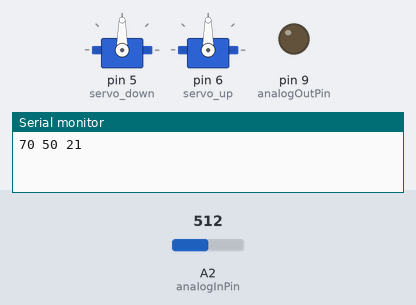
A sketch run on a simulated Arduino Uno, built with avr-gcc and run on an emulated ATmega328P. On the bench: 2 × servo, output pins drawn as LEDs (lit = HIGH), the last lines printed to the serial monitor. The test bench sets the inputs (shaded band); at power-on: A2 (analogInPin) = 512.

Above: at 0.1 s.
At 7.1 s:
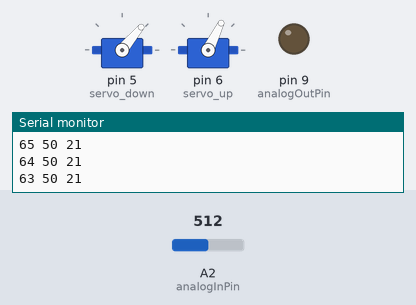
At 19.1 s:
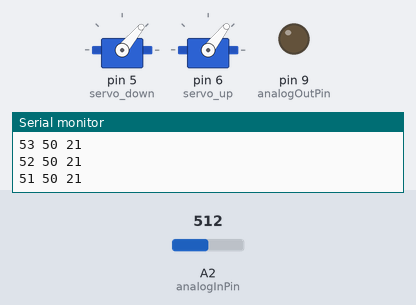
At 38.1 s:
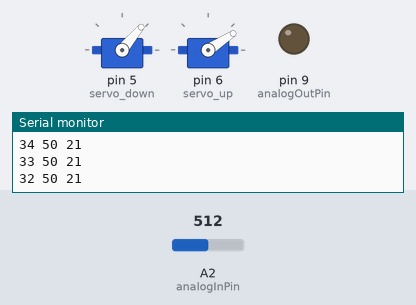
Timing chart, 0 to 40.0 s (numbered marks = the images above):
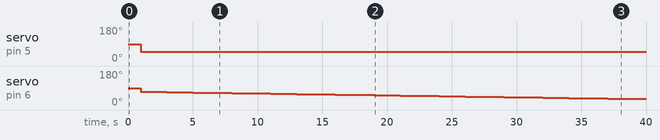

Measured:
- by itself, servo on pin 5 (servo_down): 90° → 50° at 1.0 s
- by itself, servo on pin 6 (servo_up): moves from 90° to 32° over 38.0 s

The sketch:

fullLetterScan.ino
```cpp
#include <Servo.h>  // add servo library

Servo servo_down;  // create servo object to control a servo
Servo servo_up;    // create servo object to control a servo
// These constants won't change. They're used to give names to the pins used:
const int analogInPin = A2;  // Analog input pin that the potentiometer is attached to
const int analogOutPin = 9;  // Analog output pin that the LED is attached to


int sensorValue2 = 0;  // value read from the pot
int outputValue = 0;  // value output to the PWM (analog out)
int distance = 0;

int servo_angle = 0;

int potPin0 = A0;
int potPin1 = A1;
int val0;    // variable to read the value from the analog pin
int val1;

void setup() {
  // initialize serial communications at 9600 bps:
  Serial.begin(9600);
  servo_down.attach(5);  // attaches the servo on pin 5 to the servo object
  servo_up.attach(6); // attaches the servo on pin 5 to the servo object
}

void loop() {

  // change the analog out value:
  analogWrite(analogOutPin, outputValue);
  for (int i = 50; i <= 80; i=i+1) {
    if (i%2==0){
      for (int j = 70; j >= 30; j-=1) {
      sensorValue2 = analogRead(analogInPin);
      outputValue = 12224*pow(sensorValue2,-1.017); // convert sensorValue to distance in cm
      if (outputValue > 20 and outputValue < 150){  // remove all values outside the range of the sensor
        outputValue = outputValue;
      }
      else {
        outputValue = 0;
      }
      Serial.print(j);
      Serial.print(" ");
      Serial.print(i);
      Serial.print(" ");
      Serial.println(outputValue);
      delay(1000);
      servo_down.write(i);
      servo_up.write(j);
    }
    }
    else if(i%2==1) {
      for (int j = 20; j <= 90; j+=1) {
      sensorValue2 = analogRead(analogInPin);
      outputValue = 12224*pow(sensorValue2,-1.017); // convert sensorValue to distance in cm
      if (outputValue > 20 and outputValue < 150){  // remove all values outside the range of the sensor
        outputValue = outputValue;
      }
      else {
        outputValue = 0;
      }
      Serial.print(j);
      Serial.print(" ");
      Serial.print(i);
      Serial.print(" ");
      Serial.println(outputValue);
      delay(1000);
      servo_down.write(i);
      servo_up.write(j);
    }
    }

  }

}
```
